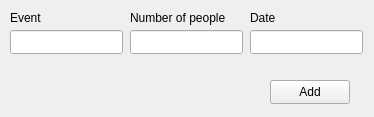
<?xml version="1.0" encoding="UTF-8"?>
<ui version="4.0">
 <class>AddDeal</class>
 <widget class="QWidget" name="AddDeal">
  <property name="geometry">
   <rect>
    <x>0</x>
    <y>0</y>
    <width>374</width>
    <height>117</height>
   </rect>
  </property>
  <property name="windowTitle">
   <string>Form</string>
  </property>
  <widget class="QPushButton" name="pushButton">
   <property name="geometry">
    <rect>
     <x>270</x>
     <y>80</y>
     <width>80</width>
     <height>24</height>
    </rect>
   </property>
   <property name="text">
    <string>Add</string>
   </property>
  </widget>
  <widget class="QLineEdit" name="lineEdit">
   <property name="geometry">
    <rect>
     <x>10</x>
     <y>30</y>
     <width>113</width>
     <height>24</height>
    </rect>
   </property>
  </widget>
  <widget class="QLineEdit" name="lineEdit_2">
   <property name="geometry">
    <rect>
     <x>130</x>
     <y>30</y>
     <width>113</width>
     <height>24</height>
    </rect>
   </property>
  </widget>
  <widget class="QLineEdit" name="lineEdit_3">
   <property name="geometry">
    <rect>
     <x>250</x>
     <y>30</y>
     <width>113</width>
     <height>24</height>
    </rect>
   </property>
  </widget>
  <widget class="QLabel" name="label">
   <property name="geometry">
    <rect>
     <x>10</x>
     <y>10</y>
     <width>49</width>
     <height>16</height>
    </rect>
   </property>
   <property name="text">
    <string>Event</string>
   </property>
  </widget>
  <widget class="QLabel" name="label_2">
   <property name="geometry">
    <rect>
     <x>130</x>
     <y>10</y>
     <width>111</width>
     <height>16</height>
    </rect>
   </property>
   <property name="text">
    <string>Number of people</string>
   </property>
  </widget>
  <widget class="QLabel" name="label_3">
   <property name="geometry">
    <rect>
     <x>250</x>
     <y>10</y>
     <width>49</width>
     <height>16</height>
    </rect>
   </property>
   <property name="text">
    <string>Date</string>
   </property>
  </widget>
 </widget>
 <resources/>
 <connections/>
</ui>
